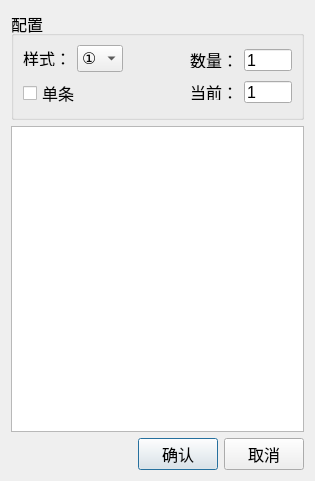
<?xml version="1.0" encoding="UTF-8"?>
<ui version="4.0">
 <class>HtmlRefGenDlg</class>
 <widget class="QDialog" name="HtmlRefGenDlg">
  <property name="geometry">
   <rect>
    <x>0</x>
    <y>0</y>
    <width>315</width>
    <height>481</height>
   </rect>
  </property>
  <property name="windowTitle">
   <string>生成索隐字串</string>
  </property>
  <layout class="QGridLayout" name="gridLayout">
   <item row="0" column="0">
    <widget class="QGroupBox" name="groupBox">
     <property name="font">
      <font>
       <pointsize>12</pointsize>
      </font>
     </property>
     <property name="title">
      <string>配置</string>
     </property>
     <layout class="QHBoxLayout" name="horizontalLayout_5">
      <item>
       <layout class="QVBoxLayout" name="verticalLayout">
        <item>
         <layout class="QHBoxLayout" name="horizontalLayout">
          <item>
           <widget class="QLabel" name="label">
            <property name="maximumSize">
             <size>
              <width>48</width>
              <height>16</height>
             </size>
            </property>
            <property name="font">
             <font>
              <pointsize>12</pointsize>
             </font>
            </property>
            <property name="text">
             <string>样式：</string>
            </property>
           </widget>
          </item>
          <item>
           <widget class="QComboBox" name="comboBox">
            <property name="font">
             <font>
              <pointsize>12</pointsize>
             </font>
            </property>
            <item>
             <property name="text">
              <string>①</string>
             </property>
            </item>
            <item>
             <property name="text">
              <string>[1]</string>
             </property>
            </item>
           </widget>
          </item>
         </layout>
        </item>
        <item>
         <widget class="QCheckBox" name="checkBoxSingle">
          <property name="text">
           <string>单条</string>
          </property>
         </widget>
        </item>
       </layout>
      </item>
      <item>
       <spacer name="horizontalSpacer">
        <property name="orientation">
         <enum>Qt::Horizontal</enum>
        </property>
        <property name="sizeHint" stdset="0">
         <size>
          <width>50</width>
          <height>20</height>
         </size>
        </property>
       </spacer>
      </item>
      <item>
       <layout class="QVBoxLayout" name="verticalLayout_2">
        <item>
         <layout class="QHBoxLayout" name="horizontalLayout_4">
          <item>
           <widget class="QLabel" name="label_2">
            <property name="maximumSize">
             <size>
              <width>48</width>
              <height>16</height>
             </size>
            </property>
            <property name="font">
             <font>
              <pointsize>12</pointsize>
             </font>
            </property>
            <property name="text">
             <string>数量：</string>
            </property>
           </widget>
          </item>
          <item>
           <widget class="QLineEdit" name="editItemCnt">
            <property name="maximumSize">
             <size>
              <width>48</width>
              <height>22</height>
             </size>
            </property>
            <property name="font">
             <font>
              <pointsize>12</pointsize>
             </font>
            </property>
            <property name="text">
             <string>1</string>
            </property>
           </widget>
          </item>
         </layout>
        </item>
        <item>
         <layout class="QHBoxLayout" name="horizontalLayout_2">
          <item>
           <widget class="QLabel" name="label_3">
            <property name="maximumSize">
             <size>
              <width>48</width>
              <height>16</height>
             </size>
            </property>
            <property name="font">
             <font>
              <pointsize>12</pointsize>
             </font>
            </property>
            <property name="text">
             <string>当前：</string>
            </property>
           </widget>
          </item>
          <item>
           <widget class="QLineEdit" name="editCurCnt">
            <property name="maximumSize">
             <size>
              <width>48</width>
              <height>22</height>
             </size>
            </property>
            <property name="font">
             <font>
              <pointsize>12</pointsize>
             </font>
            </property>
            <property name="text">
             <string>1</string>
            </property>
           </widget>
          </item>
         </layout>
        </item>
       </layout>
      </item>
     </layout>
    </widget>
   </item>
   <item row="1" column="0">
    <widget class="QPlainTextEdit" name="textRef">
     <property name="font">
      <font>
       <pointsize>12</pointsize>
      </font>
     </property>
    </widget>
   </item>
   <item row="2" column="0">
    <layout class="QHBoxLayout" name="horizontalLayout_3">
     <item>
      <spacer name="horizontalSpacer_4">
       <property name="orientation">
        <enum>Qt::Horizontal</enum>
       </property>
       <property name="sizeHint" stdset="0">
        <size>
         <width>130</width>
         <height>21</height>
        </size>
       </property>
      </spacer>
     </item>
     <item>
      <widget class="QPushButton" name="btnOK">
       <property name="font">
        <font>
         <pointsize>12</pointsize>
        </font>
       </property>
       <property name="text">
        <string>确认</string>
       </property>
      </widget>
     </item>
     <item>
      <widget class="QPushButton" name="btnCancel">
       <property name="font">
        <font>
         <pointsize>12</pointsize>
        </font>
       </property>
       <property name="text">
        <string>取消</string>
       </property>
      </widget>
     </item>
    </layout>
   </item>
  </layout>
 </widget>
 <resources/>
 <connections/>
</ui>
